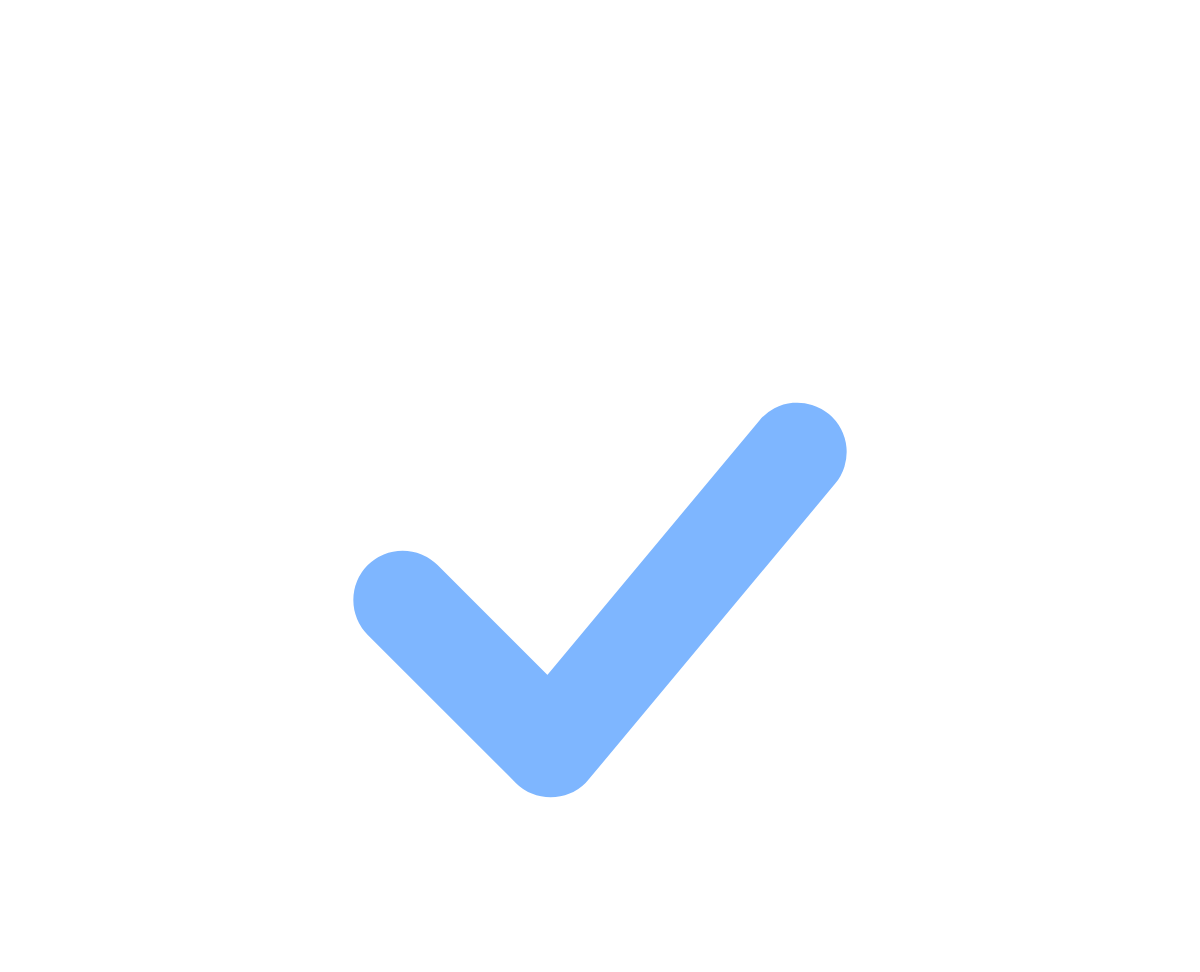
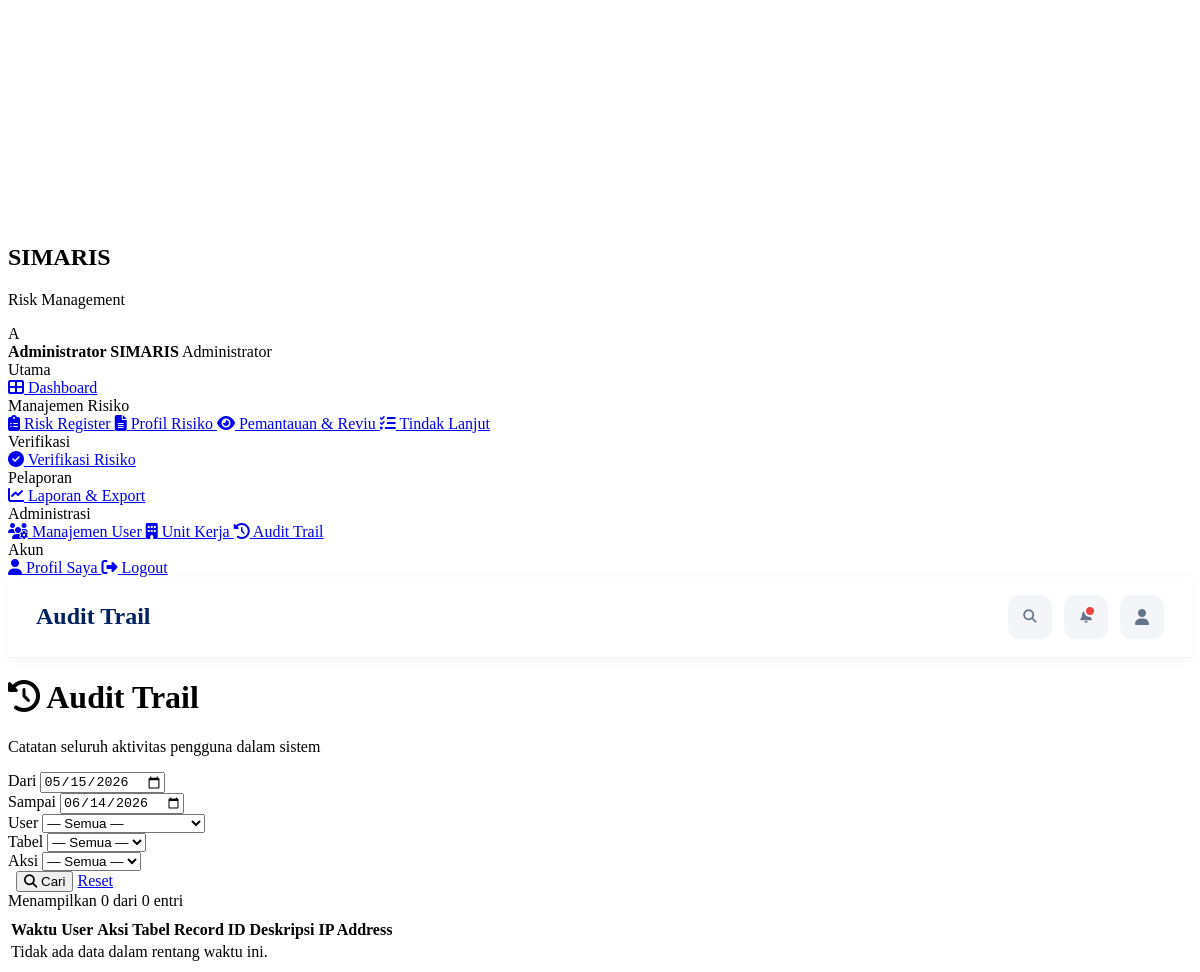
The app's page /pages/audit_trail.php (signed in) with its own data (2 pictures, top to bottom).
### tables this page shows
CREATE TABLE `users` (
  `id`            INT(11)      NOT NULL AUTO_INCREMENT,
  `username`      VARCHAR(50)  NOT NULL UNIQUE,
  `email`         VARCHAR(100) NOT NULL UNIQUE,
  `password`      VARCHAR(255) NOT NULL,
  `nama_lengkap`  VARCHAR(150) NOT NULL,
  `role`          ENUM('admin','unit_kerja','verifikator','pimpinan') NOT NULL DEFAULT 'unit_kerja',
  `unit_id`       INT(11)      DEFAULT NULL,
  `foto`          VARCHAR(255) DEFAULT NULL,
  `status`        ENUM('aktif','nonaktif') NOT NULL DEFAULT 'aktif',
  `last_login`    DATETIME     DEFAULT NULL,
  `created_at`    TIMESTAMP    DEFAULT CURRENT_TIMESTAMP,
  `updated_at`    TIMESTAMP    DEFAULT CURRENT_TIMESTAMP ON UPDATE CURRENT_TIMESTAMP,
  PRIMARY KEY (`id`)
);

### includes/functions.php (called while the page is built, shortened)
<?php
function currentUser(): array {
    if (isset($_SESSION['user']) && is_array($_SESSION['user'])) {
        return $_SESSION['user'];
    }
    return [
        'id'           => $_SESSION['user_id']      ?? null,
        'username'     => $_SESSION['username']     ?? null,
        'nama_lengkap' => $_SESSION['nama_lengkap'] ?? null,
        'role'         => $_SESSION['role']         ?? null,
        'unit_id'      => $_SESSION['unit_id']      ?? null,
        'email'        => $_SESSION['email']        ?? null,
        'foto'         => $_SESSION['foto']         ?? null,
    ];
}
function formatRole(string $role): string {
    return match($role) {
        'admin'       => 'Administrator',
        'unit_kerja'  => 'Unit Kerja',
        'verifikator' => 'Verifikator',
        'pimpinan'    => 'Pimpinan',
        default       => ucfirst($role),
    };
}
function e(?string $str): string {
    return htmlspecialchars($str ?? '', ENT_QUOTES, 'UTF-8');
}

### pages/audit_trail.php (the view, shortened to what this page needs)
<?php
require_once __DIR__ . '/../includes/functions.php';
$pdo = db();
$f_dari  = $_GET['dari']  ?? date('Y-m-d', strtotime('-30 days'));
$f_sampai= $_GET['sampai']?? date('Y-m-d');
$page = max(1, (int)($_GET['page'] ?? 1));
$per_page = 50;
$offset = ($page-1) * $per_page;
$where = ['DATE(at.created_at) BETWEEN ? AND ?']; $params = [$f_dari, $f_sampai];
$wsql = implode(' AND ', $where);
$tot = $pdo->prepare("SELECT COUNT(*) FROM audit_trail at WHERE $wsql");
$tot->execute($params);
$total = $tot->fetchColumn();
$st = $pdo->prepare("SELECT at.*, u.username, u.nama_lengkap FROM audit_trail at
    LEFT JOIN users u ON u.id=at.user_id
    WHERE $wsql
    ORDER BY at.created_at DESC LIMIT $per_page OFFSET $offset");
$st->execute($params);
$rows = $st->fetchAll();
$users = $pdo->query("SELECT id, username, nama_lengkap FROM users ORDER BY nama_lengkap")->fetchAll();
$pageTitle = 'Audit Trail';
include __DIR__.'/../includes/header.php';
?>
<div class="page-header">
    <div>
        <h1 class="page-title"><i class="fas fa-history"></i> Audit Trail</h1>
        <p class="page-subtitle">Catatan seluruh aktivitas pengguna dalam sistem</p>
    </div>
</div>
<div class="card">
    <form method="get" class="filter-bar">
        <div class="filter-item">
            <label>Dari</label>
            <input type="date" name="dari" class="form-control" value="<?= e($f_dari) ?>">
        </div>
        <div class="filter-item">
            <label>Sampai</label>
            <input type="date" name="sampai" class="form-control" value="<?= e($f_sampai) ?>">
        </div>
        <div class="filter-item">
            <label>User</label>
            <select name="user" class="form-control">
                <option value="">— Semua —</option>
            </select>
        </div>
        <div class="filter-item">
            <label>Tabel</label>
            <select name="tabel" class="form-control">
                <option value="">— Semua —</option>
            </select>
        </div>
        <div class="filter-item">
            <label>Aksi</label>
            <select name="aksi" class="form-control">
                <option value="">— Semua —</option>
            </select>
        </div>
        <div class="filter-item">
            <label>&nbsp;</label>
            <button class="btn btn-primary"><i class="fas fa-search"></i> Cari</button>
            <a href="audit_trail.php" class="btn btn-outline">Reset</a>
        </div>
    </form>
</div>
<div class="card">
    <div style="margin-bottom:8px;color:var(--text-muted)">Menampilkan <?= count($rows) ?> dari <?= $total ?> entri</div>
    <div class="table-responsive">
    <table class="data-table">
        <thead>
        <tr>
            <th>Waktu</th><th>User</th><th>Aksi</th><th>Tabel</th><th>Record ID</th>
            <th>Deskripsi</th><th>IP Address</th>
        </tr>
        </thead>
        <tbody>
        <?php if (empty($rows)): ?>
        <tr><td colspan="7" class="text-center text-muted">Tidak ada data dalam rentang waktu ini.</td></tr>
        <?php else: foreach ($rows as $r): ?>
        <tr>
            <td><small><?= formatTanggal($r['created_at'],true) ?></small></td>
            <td><?= e($r['nama_lengkap'] ?? 'System') ?></td>
            <td>
                <?php
                $map = ['CREATE'=>'badge-success','UPDATE'=>'badge-info','DELETE'=>'badge-danger','LOGIN'=>'badge-secondary','LOGOUT'=>'badge-secondary','VERIFY'=>'badge-warning','RESET'=>'badge-warning'];
                $cls = $map[$r['aksi']] ?? 'badge-info';
                echo "<span class='badge $cls'>".e($r['aksi'])."</span>";
                ?>
            </td>
            <td><code><?= e($r['tabel']) ?></code></td>
            <td><?= $r['record_id'] ?: '-' ?></td>
            <td><?= e($r['deskripsi']) ?></td>
            <td><small><?= e($r['ip_address']) ?></small></td>
        </tr>
        <?php endforeach; endif; ?>
        </tbody>
    </table>
    </div>
</div>
<?php include __DIR__.'/../includes/footer.php'; ?>

### includes/header.php (shortened to what this page needs)
<?php
require_once __DIR__ . '/functions.php';
$user = currentUser();
$current_page = $current_page ?? '';
$page_title   = $page_title ?? ($pageTitle ?? 'Dashboard');
$stmt = $pdo->prepare("SELECT COUNT(*) FROM notifikasi WHERE (user_id=? OR user_id IS NULL) AND dibaca=0");
$stmt->execute([$user['id']]);
$unread = (int)$stmt->fetchColumn();
$initial = strtoupper(substr($user['nama_lengkap'] ?? 'U', 0, 1));
?>
<!DOCTYPE html>
<html lang="id">
<head>
<link rel="stylesheet" href="https://cdnjs.cloudflare.com/ajax/libs/font-awesome/6.4.0/css/all.min.css">
<link rel="stylesheet" href="<?= APP_URL ?>/assets/css/style.css">
</head>
<body>
<div class="app">
    <aside class="sidebar" id="sidebar">
        <div class="sidebar-brand">
            <div class="logo-box">
                <svg viewBox="0 0 24 24" fill="none" xmlns="http://www.w3.org/2000/svg">
                    <path d="M12 2L4 5v6c0 5 3.5 9.5 8 11 4.5-1.5 8-6 8-11V5l-8-3z" stroke="#fff" stroke-width="2" stroke-linejoin="round"/>
                    <path d="M8 12l3 3 5-6" stroke="#7eb6ff" stroke-width="2" stroke-linecap="round" stroke-linejoin="round"/>
                </svg>
            </div>
            <div>
                <h1>SIMARIS</h1>
                <p>Risk Management</p>
            </div>
        </div>
        <div class="sidebar-user">
            <div class="user-avatar"><?= $initial ?></div>
            <div class="user-info">
                <strong><?= e($user['nama_lengkap']) ?></strong>
                <span><?= formatRole($user['role']) ?></span>
            </div>
        </div>
        <nav class="sidebar-menu">
            <div class="menu-section">
                <div class="menu-title">Utama</div>
                <a href="<?= APP_URL ?>/dashboard.php" class="menu-item <?= $current_page==='dashboard'?'active':'' ?>">
                    <i class="fas fa-th-large"></i> Dashboard
                </a>
            </div>
            <div class="menu-section">
                <div class="menu-title">Manajemen Risiko</div>
                <a href="<?= APP_URL ?>/pages/risiko.php" class="menu-item <?= $current_page==='risiko'?'active':'' ?>">
                    <i class="fas fa-clipboard-list"></i> Risk Register
                </a>
                <a href="<?= APP_URL ?>/pages/profil_risiko.php" class="menu-item <?= $current_page==='profil'?'active':'' ?>">
                    <i class="fas fa-file-alt"></i> Profil Risiko
                </a>
                <a href="<?= APP_URL ?>/pages/pemantauan.php" class="menu-item <?= $current_page==='pemantauan'?'active':'' ?>">
                    <i class="fas fa-eye"></i> Pemantauan & Reviu
                </a>
                <a href="<?= APP_URL ?>/pages/tindak_lanjut.php" class="menu-item <?= $current_page==='tindak_lanjut'?'active':'' ?>">
                    <i class="fas fa-tasks"></i> Tindak Lanjut
                </a>
            </div>
            <?php if (in_array($user['role'], ['admin','verifikator'])): ?>
            <div class="menu-section">
                <div class="menu-title">Verifikasi</div>
                <a href="<?= APP_URL ?>/pages/verifikasi.php" class="menu-item <?= $current_page==='verifikasi'?'active':'' ?>">
                    <i class="fas fa-check-circle"></i> Verifikasi Risiko
                </a>
            </div>
            <?php endif; ?>
            <div class="menu-section">
                <div class="menu-title">Pelaporan</div>
                <a href="<?= APP_URL ?>/pages/laporan.php" class="menu-item <?= $current_page==='laporan'?'active':'' ?>">
                    <i class="fas fa-chart-line"></i> Laporan & Export
                </a>
            </div>
            <?php if ($user['role'] === 'admin'): ?>
            <div class="menu-section">
                <div class="menu-title">Administrasi</div>
                <a href="<?= APP_URL ?>/pages/users.php" class="menu-item <?= $current_page==='users'?'active':'' ?>">
                    <i class="fas fa-users-cog"></i> Manajemen User
                </a>
                <a href="<?= APP_URL ?>/pages/unit.php" class="menu-item <?= $current_page==='unit'?'active':'' ?>">
                    <i class="fas fa-building"></i> Unit Kerja
                </a>
                <a href="<?= APP_URL ?>/pages/audit_trail.php" class="menu-item <?= $current_page==='audit'?'active':'' ?>">
                    <i class="fas fa-history"></i> Audit Trail
                </a>
            </div>
            <?php endif; ?>
            <div class="menu-section">
                <div class="menu-title">Akun</div>
                <a href="<?= APP_URL ?>/pages/profil.php" class="menu-item <?= $current_page==='profil_user'?'active':'' ?>">
                    <i class="fas fa-user"></i> Profil Saya
                </a>
                <a href="<?= APP_URL ?>/logout.php" class="menu-item">
                    <i class="fas fa-sign-out-alt"></i> Logout
                </a>
            </div>
        </nav>
    </aside>
<div class="main">
    <header class="topbar">
        <div class="topbar-title">
            <h2><?= e($page_title) ?></h2>
        </div>
        <div class="topbar-actions">
            <div style="position:relative;">
                <button
                    type="button"
                    id="menuSearchBtn"
                    class="icon-btn"
                    title="Cari Menu"
                    onclick="toggleMenuSearch(event)"
                >
                    <i class="fas fa-search"></i>
                </button>
            </div>
            <div style="position:relative;">
                <button
                    type="button"
                    id="notifBtn"
                    class="icon-btn"
                    title="Notifikasi"
                    onclick="toggleNotif(event)"
                >
                    <i class="fas fa-bell"></i>
                    <?php if ($unread > 0): ?>
                        <span class="notif-dot"></span>
                    <?php endif; ?>
                </button>
            </div>
            <a href="<?= APP_URL ?>/pages/profil.php" class="icon-btn" title="Profil">
                <i class="fas fa-user"></i>
            </a>
        </div>
    </header>

### includes/header.php (style rules this page uses)
.topbar { height:80px; background:#fff; border-bottom:1px solid #eef2f7; display:flex; align-items:center; justify-content:space-between; padding:0 28px; box-shadow:0 2px 12px rgba(0,0,0,.04); }
.topbar-title h2 { margin:0; font-size:24px; font-weight:800; color:#002060; }
.topbar-actions { display:flex; align-items:center; gap:12px; }
.icon-btn { width:44px; height:44px; border:none; border-radius:12px; background:#f3f5f9; color:#64748b; cursor:pointer; display:flex; align-items:center; justify-content:center; text-decoration:none; position:relative; transition:.2s; }
.notif-dot { position:absolute; top:10px; right:12px; width:8px; height:8px; background:#ef4444; border-radius:50%; border:2px solid #fff; }

### records on screen
users: nama_lengkap "A", nama_lengkap "Administrator SIMARIS", username "Administrator"

### other values on screen
$page_title "Audit Trail"
count($rows) "0"
$total "0"
